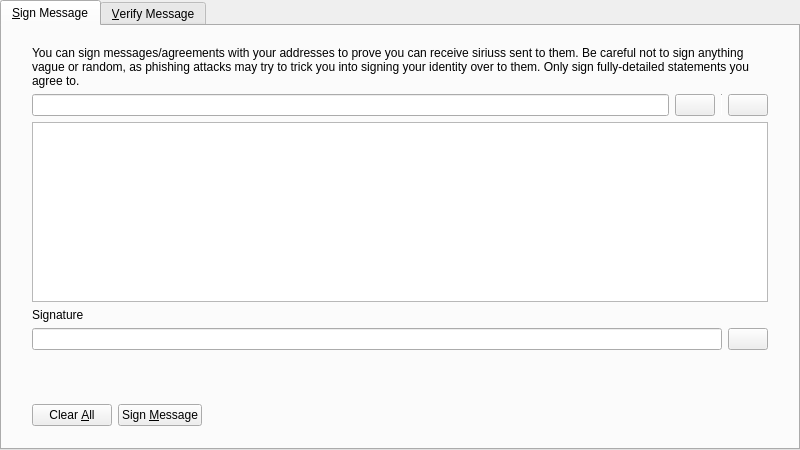
<?xml version="1.0" encoding="UTF-8"?>
<ui version="4.0">
 <class>SignVerifyMessageDialog</class>
 <widget class="QDialog" name="SignVerifyMessageDialog">
  <property name="geometry">
   <rect>
    <x>0</x>
    <y>0</y>
    <width>800</width>
    <height>450</height>
   </rect>
  </property>
  <property name="windowTitle">
   <string>Signatures - Sign / Verify a Message</string>
  </property>
  <property name="modal">
   <bool>true</bool>
  </property>
  <layout class="QVBoxLayout" name="verticalLayout">
   <property name="leftMargin">
    <number>0</number>
   </property>
   <property name="topMargin">
    <number>0</number>
   </property>
   <property name="rightMargin">
    <number>0</number>
   </property>
   <property name="bottomMargin">
    <number>0</number>
   </property>
   <item>
    <widget class="QTabWidget" name="tabWidget">
     <property name="currentIndex">
      <number>0</number>
     </property>
     <widget class="QWidget" name="tabSignMessage">
      <attribute name="title">
       <string>&amp;Sign Message</string>
      </attribute>
      <layout class="QVBoxLayout" name="verticalLayout_SM">
       <property name="leftMargin">
        <number>0</number>
       </property>
       <property name="topMargin">
        <number>0</number>
       </property>
       <property name="rightMargin">
        <number>0</number>
       </property>
       <property name="bottomMargin">
        <number>0</number>
       </property>
       <item>
        <layout class="QVBoxLayout" name="verticalLayout_3">
         <property name="leftMargin">
          <number>30</number>
         </property>
         <property name="topMargin">
          <number>20</number>
         </property>
         <property name="rightMargin">
          <number>30</number>
         </property>
         <property name="bottomMargin">
          <number>20</number>
         </property>
         <item>
          <widget class="QLabel" name="infoLabel_SM">
           <property name="text">
            <string>You can sign messages/agreements with your addresses to prove you can receive siriuss sent to them. Be careful not to sign anything vague or random, as phishing attacks may try to trick you into signing your identity over to them. Only sign fully-detailed statements you agree to.</string>
           </property>
           <property name="textFormat">
            <enum>Qt::PlainText</enum>
           </property>
           <property name="wordWrap">
            <bool>true</bool>
           </property>
          </widget>
         </item>
         <item>
          <layout class="QHBoxLayout" name="horizontalLayout_1_SM">
           <property name="spacing">
            <number>6</number>
           </property>
           <item>
            <widget class="QValidatedLineEdit" name="addressIn_SM">
             <property name="toolTip">
              <string>The Sirius address to sign the message with</string>
             </property>
            </widget>
           </item>
           <item>
            <widget class="QPushButton" name="addressBookButton_SM">
             <property name="toolTip">
              <string>Choose previously used address</string>
             </property>
             <property name="text">
              <string/>
             </property>
             <property name="icon">
              <iconset resource="../bitcoin.qrc">
               <normaloff>:/icons/address-book</normaloff>:/icons/address-book</iconset>
             </property>
             <property name="shortcut">
              <string>Alt+A</string>
             </property>
             <property name="autoDefault">
              <bool>false</bool>
             </property>
            </widget>
           </item>
           <item>
            <widget class="Line" name="vLine">
             <property name="maximumSize">
              <size>
               <width>1</width>
               <height>22</height>
              </size>
             </property>
             <property name="orientation">
              <enum>Qt::Vertical</enum>
             </property>
            </widget>
           </item>
           <item>
            <widget class="QPushButton" name="pasteButton_SM">
             <property name="toolTip">
              <string>Paste address from clipboard</string>
             </property>
             <property name="text">
              <string/>
             </property>
             <property name="icon">
              <iconset resource="../bitcoin.qrc">
               <normaloff>:/icons/editpaste</normaloff>:/icons/editpaste</iconset>
             </property>
             <property name="shortcut">
              <string>Alt+P</string>
             </property>
             <property name="autoDefault">
              <bool>false</bool>
             </property>
            </widget>
           </item>
          </layout>
         </item>
         <item>
          <widget class="QPlainTextEdit" name="messageIn_SM">
           <property name="toolTip">
            <string>Enter the message you want to sign here</string>
           </property>
          </widget>
         </item>
         <item>
          <widget class="QLabel" name="signatureLabel_SM">
           <property name="text">
            <string>Signature</string>
           </property>
           <property name="textFormat">
            <enum>Qt::PlainText</enum>
           </property>
          </widget>
         </item>
         <item>
          <layout class="QHBoxLayout" name="horizontalLayout_2_SM">
           <property name="spacing">
            <number>6</number>
           </property>
           <item>
            <widget class="QLineEdit" name="signatureOut_SM">
             <property name="font">
              <font>
               <italic>true</italic>
              </font>
             </property>
             <property name="readOnly">
              <bool>true</bool>
             </property>
            </widget>
           </item>
           <item>
            <widget class="QPushButton" name="copySignatureButton_SM">
             <property name="toolTip">
              <string>Copy the current signature to the system clipboard</string>
             </property>
             <property name="text">
              <string/>
             </property>
             <property name="icon">
              <iconset resource="../bitcoin.qrc">
               <normaloff>:/icons/editcopy</normaloff>:/icons/editcopy</iconset>
             </property>
             <property name="autoDefault">
              <bool>false</bool>
             </property>
            </widget>
           </item>
          </layout>
         </item>
        </layout>
       </item>
       <item>
        <widget class="QWidget" name="buttonsContainerWhite" native="true">
         <layout class="QHBoxLayout" name="horizontalLayout">
          <property name="leftMargin">
           <number>30</number>
          </property>
          <property name="topMargin">
           <number>15</number>
          </property>
          <property name="rightMargin">
           <number>30</number>
          </property>
          <item>
           <widget class="QPushButton" name="clearButton_SM">
            <property name="toolTip">
             <string>Reset all sign message fields</string>
            </property>
            <property name="text">
             <string>Clear &amp;All</string>
            </property>
            <property name="icon">
             <iconset resource="../bitcoin.qrc">
              <normaloff>:/icons/remove</normaloff>:/icons/remove</iconset>
            </property>
            <property name="autoDefault">
             <bool>false</bool>
            </property>
           </widget>
          </item>
          <item>
           <widget class="QPushButton" name="signMessageButton_SM">
            <property name="toolTip">
             <string>Sign the message to prove you own this Sirius address</string>
            </property>
            <property name="text">
             <string>Sign &amp;Message</string>
            </property>
            <property name="icon">
             <iconset resource="../bitcoin.qrc">
              <normaloff>:/icons/edit</normaloff>:/icons/edit</iconset>
            </property>
            <property name="autoDefault">
             <bool>false</bool>
            </property>
           </widget>
          </item>
          <item>
           <spacer name="horizontalSpacer_1_SM">
            <property name="orientation">
             <enum>Qt::Horizontal</enum>
            </property>
            <property name="sizeHint" stdset="0">
             <size>
              <width>40</width>
              <height>48</height>
             </size>
            </property>
           </spacer>
          </item>
          <item>
           <widget class="QLabel" name="statusLabel_SM">
            <property name="font">
             <font>
              <weight>75</weight>
              <bold>true</bold>
             </font>
            </property>
            <property name="text">
             <string/>
            </property>
            <property name="wordWrap">
             <bool>true</bool>
            </property>
           </widget>
          </item>
          <item>
           <spacer name="horizontalSpacer_2_SM">
            <property name="orientation">
             <enum>Qt::Horizontal</enum>
            </property>
            <property name="sizeHint" stdset="0">
             <size>
              <width>40</width>
              <height>48</height>
             </size>
            </property>
           </spacer>
          </item>
         </layout>
        </widget>
       </item>
      </layout>
     </widget>
     <widget class="QWidget" name="tabVerifyMessage">
      <attribute name="title">
       <string>&amp;Verify Message</string>
      </attribute>
      <layout class="QVBoxLayout" name="verticalLayout_VM">
       <property name="leftMargin">
        <number>0</number>
       </property>
       <property name="topMargin">
        <number>0</number>
       </property>
       <property name="rightMargin">
        <number>0</number>
       </property>
       <property name="bottomMargin">
        <number>0</number>
       </property>
       <item>
        <layout class="QVBoxLayout" name="verticalLayout_2">
         <property name="leftMargin">
          <number>30</number>
         </property>
         <property name="topMargin">
          <number>20</number>
         </property>
         <property name="rightMargin">
          <number>30</number>
         </property>
         <property name="bottomMargin">
          <number>20</number>
         </property>
         <item>
          <widget class="QLabel" name="infoLabel_VM">
           <property name="text">
            <string>Enter the receiver's address, message (ensure you copy line breaks, spaces, tabs, etc. exactly) and signature below to verify the message. Be careful not to read more into the signature than what is in the signed message itself, to avoid being tricked by a man-in-the-middle attack. Note that this only proves the signing party receives with the address, it cannot prove sendership of any transaction!</string>
           </property>
           <property name="textFormat">
            <enum>Qt::PlainText</enum>
           </property>
           <property name="alignment">
            <set>Qt::AlignLeading|Qt::AlignLeft|Qt::AlignTop</set>
           </property>
           <property name="wordWrap">
            <bool>true</bool>
           </property>
          </widget>
         </item>
         <item>
          <layout class="QHBoxLayout" name="horizontalLayout_1_VM">
           <property name="spacing">
            <number>6</number>
           </property>
           <item>
            <widget class="QValidatedLineEdit" name="addressIn_VM">
             <property name="toolTip">
              <string>The Sirius address the message was signed with</string>
             </property>
            </widget>
           </item>
           <item>
            <widget class="QPushButton" name="addressBookButton_VM">
             <property name="toolTip">
              <string>Choose previously used address</string>
             </property>
             <property name="text">
              <string/>
             </property>
             <property name="icon">
              <iconset resource="../bitcoin.qrc">
               <normaloff>:/icons/address-book</normaloff>:/icons/address-book</iconset>
             </property>
             <property name="shortcut">
              <string>Alt+A</string>
             </property>
             <property name="autoDefault">
              <bool>false</bool>
             </property>
            </widget>
           </item>
          </layout>
         </item>
         <item>
          <widget class="QPlainTextEdit" name="messageIn_VM"/>
         </item>
         <item>
          <widget class="QValidatedLineEdit" name="signatureIn_VM"/>
         </item>
        </layout>
       </item>
       <item>
        <widget class="QWidget" name="buttonsContainerWhite_" native="true">
         <layout class="QHBoxLayout" name="horizontalLayout_2">
          <property name="leftMargin">
           <number>30</number>
          </property>
          <property name="topMargin">
           <number>15</number>
          </property>
          <property name="rightMargin">
           <number>30</number>
          </property>
          <item>
           <widget class="QPushButton" name="clearButton_VM">
            <property name="toolTip">
             <string>Reset all verify message fields</string>
            </property>
            <property name="text">
             <string>Clear &amp;All</string>
            </property>
            <property name="icon">
             <iconset resource="../bitcoin.qrc">
              <normaloff>:/icons/remove</normaloff>:/icons/remove</iconset>
            </property>
            <property name="autoDefault">
             <bool>false</bool>
            </property>
           </widget>
          </item>
          <item>
           <widget class="QPushButton" name="verifyMessageButton_VM">
            <property name="toolTip">
             <string>Verify the message to ensure it was signed with the specified Sirius address</string>
            </property>
            <property name="text">
             <string>Verify &amp;Message</string>
            </property>
            <property name="icon">
             <iconset resource="../bitcoin.qrc">
              <normaloff>:/icons/transaction_0</normaloff>:/icons/transaction_0</iconset>
            </property>
            <property name="autoDefault">
             <bool>false</bool>
            </property>
           </widget>
          </item>
          <item>
           <spacer name="horizontalSpacer_1_VM">
            <property name="orientation">
             <enum>Qt::Horizontal</enum>
            </property>
            <property name="sizeHint" stdset="0">
             <size>
              <width>40</width>
              <height>48</height>
             </size>
            </property>
           </spacer>
          </item>
          <item>
           <widget class="QLabel" name="statusLabel_VM">
            <property name="font">
             <font>
              <weight>75</weight>
              <bold>true</bold>
             </font>
            </property>
            <property name="text">
             <string/>
            </property>
            <property name="wordWrap">
             <bool>true</bool>
            </property>
           </widget>
          </item>
          <item>
           <spacer name="horizontalSpacer_2_VM">
            <property name="orientation">
             <enum>Qt::Horizontal</enum>
            </property>
            <property name="sizeHint" stdset="0">
             <size>
              <width>40</width>
              <height>48</height>
             </size>
            </property>
           </spacer>
          </item>
         </layout>
        </widget>
       </item>
      </layout>
     </widget>
    </widget>
   </item>
  </layout>
 </widget>
 <customwidgets>
  <customwidget>
   <class>QValidatedLineEdit</class>
   <extends>QLineEdit</extends>
   <header>qt/qvalidatedlineedit.h</header>
  </customwidget>
 </customwidgets>
 <resources>
  <include location="../bitcoin.qrc"/>
 </resources>
 <connections/>
</ui>
